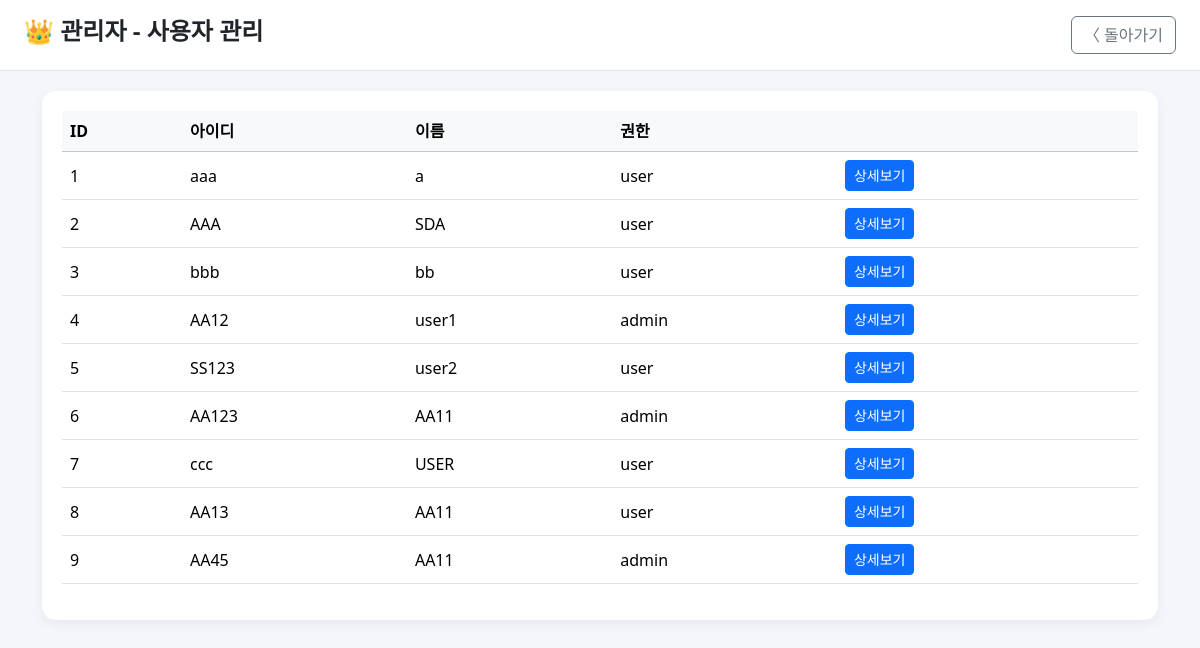
Screenshot of /admin/users (signed in) with the database file from the repository.
### tables this page shows
CREATE TABLE users (
            id INTEGER PRIMARY KEY AUTOINCREMENT,
            username TEXT UNIQUE,
            password TEXT,
            name TEXT,
            role TEXT DEFAULT 'user'
        );

### app.py (the view)
@app.route("/admin/users")
def admin_users():
    if session.get("role") != "admin":
        return redirect(url_for("login"))
    conn = get_conn()
    cur = conn.cursor()
    cur.execute("SELECT id, username, name, role FROM users")
    rows = cur.fetchall()
    conn.close()
    return render_template("admin_users.html", users=rows)

### app.py (called while the page is built)
def get_conn():
    return sqlite3.connect(DB_FILE)

### templates/admin_users.html (shortened to what this page needs)
<!doctype html>
<html lang="ko">
<head>
<link href="https://cdn.jsdelivr.net/npm/bootstrap@5.3.3/dist/css/bootstrap.min.css" rel="stylesheet">
</head>
<body>
<div class="top-bar">
    <h4 class="fw-bold">👑 관리자 - 사용자 관리</h4>
    <a href="{{ url_for('calendar') }}" class="btn btn-outline-secondary">〈 돌아가기</a>
</div>
<div class="container">
<div class="card-box">
    <table class="table table-hover align-middle">
        <thead class="table-light">
            <tr>
                <th>ID</th>
                <th>아이디</th>
                <th>이름</th>
                <th>권한</th>
                <th></th>
            </tr>
        </thead>
        <tbody>
            {% for u in users %}
            <tr>
                <td>{{ u[0] }}</td>
                <td>{{ u[1] }}</td>
                <td>{{ u[2] }}</td>
                <td>{{ u[3] }}</td>
                <td>
                    <a href="/admin/user/{{ u[0] }}" class="btn btn-sm btn-primary">상세보기</a>
                </td>
            </tr>
            {% endfor %}
        </tbody>
    </table>
</div>
</div>
</body>
</html>

### templates/admin_users.html (style rules this page uses)
body { background:#f4f6fb; }
.top-bar { background:#fff; padding:16px 24px; border-bottom:1px solid #dfe3ee; display:flex; justify-content:space-between; align-items:center; }
.card-box { background:#fff; padding:20px; border-radius:14px; margin-top:20px; box-shadow:0 4px 12px rgba(0,0,0,.06); }

### rows the page displays
users: id "1", username "aaa", name "a", role "user"
users: id "2", username "AAA", name "SDA", role "user"
users: id "3", username "bbb", name "bb", role "user"
users: id "4", username "AA12", name "user1", role "admin"
users: id "5", username "SS123", name "user2", role "user"
users: id "6", username "AA123", name "AA11", role "admin"
users: id "7", username "ccc", name "USER", role "user"
users: id "8", username "AA13", name "AA11", role "user"
users: id "9", username "AA45", name "AA11", role "admin"
